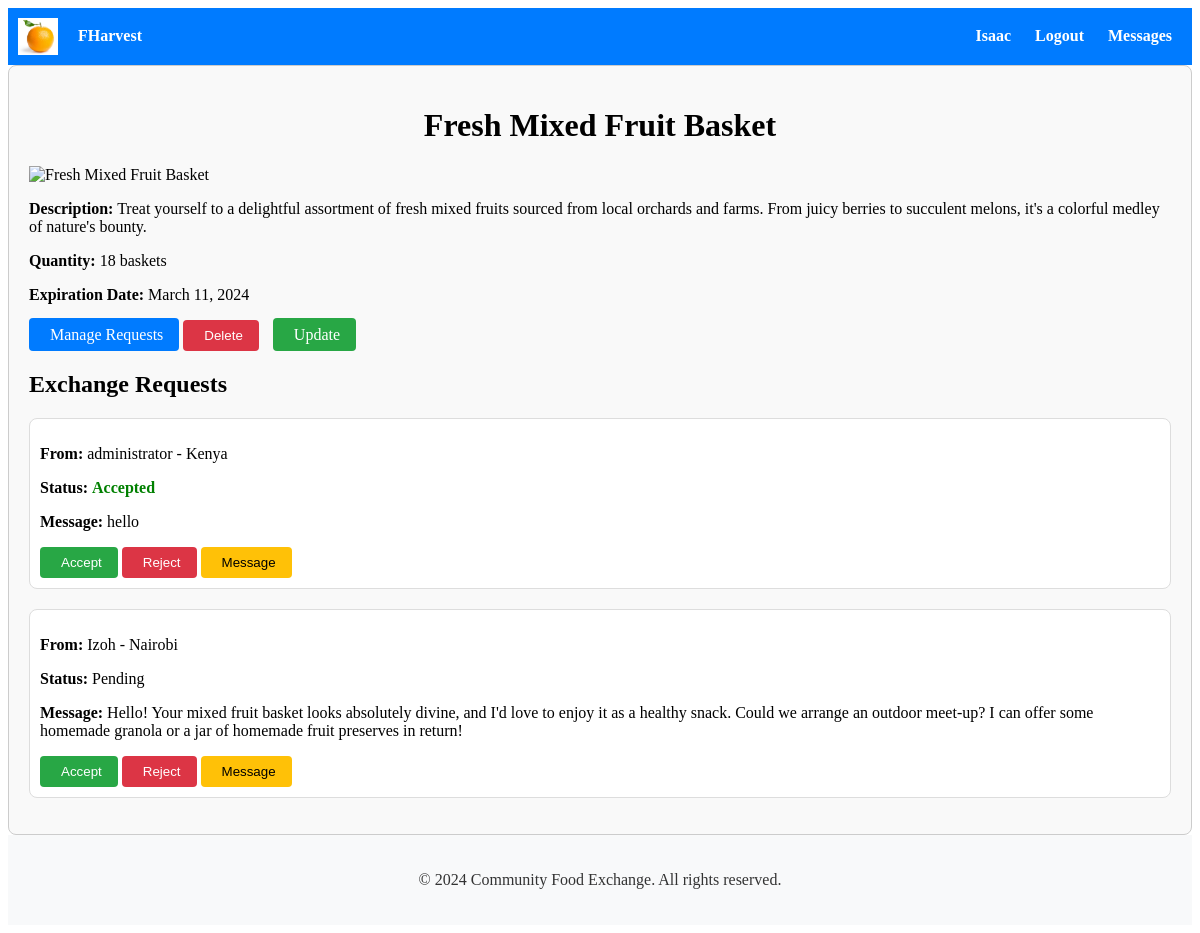
Page /listings/12/ (signed in) on the committed database.
### listings/models.py (models this page shows, shortened)
class Listing(models.Model):
    user = models.ForeignKey(User, on_delete=models.CASCADE)
    item_name = models.CharField(max_length=100)
    description = models.TextField()
    quantity = models.CharField(max_length=100)  # Change to CharField
    expiration_date = models.DateField()
    preferred_exchange_method = models.CharField(max_length=200, help_text="Preferred exchange method")  # Add preferred exchange method
    created_at = models.DateTimeField(auto_now_add=True)
    image = CloudinaryField('image')

### exchange/models.py (models this page shows, shortened)
class ExchangeRequest(models.Model):
    STATUS_CHOICES = [
        ('pending', 'Pending'),
        ('accepted', 'Accepted'),
        ('rejected', 'Rejected'),
        ('cancelled', 'Cancelled'),
    ]
    sender = models.ForeignKey(User, on_delete=models.CASCADE, related_name='exchange_sent_requests')
    receiver = models.ForeignKey(User, on_delete=models.CASCADE, related_name='exchange_received_requests')
    listing = models.ForeignKey(Listing, on_delete=models.CASCADE)
    message = models.TextField()
    status = models.CharField(max_length=20, choices=STATUS_CHOICES, default='pending')
    reason_for_cancellation = models.TextField(blank=True, null=True)
    created_at = models.DateTimeField(auto_now_add=True)

### accounts/models.py (models this page shows, shortened)
class Profile(models.Model):
    user = models.OneToOneField(User, on_delete=models.CASCADE)
    location = models.CharField(max_length=100)
    dietary_preferences = models.CharField(max_length=200)
    food_allergies = models.CharField(max_length=200)
    email = models.EmailField(blank=True, null=True)
    first_name = models.CharField(max_length=100, default=timezone.now)  # Default value set to current date and time
    last_name = models.CharField(max_length=100, blank=True)
    mobile_number = models.CharField(max_length=15, blank=True)

### listings/views.py (the view, shortened to what this page needs)
# urls.py: path('<int:pk>/', listing_detail, name='listing_detail'),
@login_required
def listing_detail(request, pk):
    listing = get_object_or_404(Listing, pk=pk)
    exchange_requests = ExchangeRequest.objects.filter(listing=listing)
    is_owner = listing.user == request.user
    can_request = not is_owner  # User cannot request their own listing
    has_sent_request = False
    if request.user.is_authenticated:
        has_sent_request = exchange_requests.filter(sender=request.user).exists()
    return render(request, 'listings/listing_detail.html', {'listing': listing, 'exchange_requests': exchange_requests, 'is_owner': is_owner, 'can_request': can_request, 'has_sent_request': has_sent_request})

### listings/templates/listings/listing_detail.html (shortened to what this page needs)
    {% extends 'accounts/base.html' %}
{% block content %}
<div class="listing-detail">
    <h1>{{ listing.item_name }}</h1>
    <img src="{{ listing.image.url }}" alt="{{ listing.item_name }}">
    <p><strong>Description:</strong> {{ listing.description }}</p>
    <p><strong>Quantity:</strong> {{ listing.quantity }}</p>
    <p><strong>Expiration Date:</strong> {{ listing.expiration_date }}</p>
    {% if user.is_authenticated %}
    <div class="action-buttons">
        {% if user == listing.user %}
            <a href="{% url 'manage_exchange_requests' listing.id %}" class="btn btn-manage-requests"> Manage Requests</a>
            <form method="post" action="{% url 'listing_delete' listing.id %}">
                <button type="button" class="btn btn-delete" id="delete-listing-btn"> Delete</button>
            </form>
            <a href="{% url 'listing_update' listing.id %}" class="btn btn-update"> Update</a>
        {% endif %}
    </div>
    {% endif %}
</div>
<div class="exchange-requests">
    <h2>Exchange Requests</h2>
    <ul>
        {% for request in exchange_requests %}
        <li>
            <p><strong>From:</strong> {% if user == listing.user %}{{ request.sender.username }} - {{ request.sender.profile.location }}{% else %}{{ request.listing.user.username }}{% endif %}</p>
            <p><strong>Status:</strong>
                {% if request.status == 'Accepted' %}
                    <span class="status accepted">Accepted</span>
                {% elif request.status == 'Rejected' %}
                    <span class="status rejected">Rejected</span>
                {% else %}
                    Pending
                {% endif %}
            </p>
            <p><strong>Message:</strong> {{ request.message }}</p>
            {% if user == listing.user %}
                <form method="post" action="{% url 'manage_exchange_requests' listing.id %}">
                    <button type="submit" name="action" value="accept" class="btn btn-accept"> Accept</button>
                    <button type="submit" name="action" value="reject" class="btn btn-reject"> Reject</button>
                    <button type="submit" name="action" value="message" class="btn btn-message"> Message</button>
                </form>
            {% endif %}
        </li>
        {% empty %}
        <li>No exchange requests yet.</li>
        {% endfor %}
    </ul>
</div>
{% endblock %}

### accounts/templates/accounts/base.html (shortened to what this page needs)
{% load static %}
<!DOCTYPE html>
<html lang="en">
<head>
    <link rel="stylesheet" type="text/css" href="{% static 'css/style.css' %}">
    <link href="https://cdn.jsdelivr.net/npm/bootstrap-icons@1.11.3/font/bootstrap-icons.css" rel="stylesheet">
    <link rel="stylesheet" href="{% static 'path/to/compiled/bootstrap-icons.css' %}">
</head>
<body>
    <nav>
        <div class="brand-name">
            <img src="{% static 'logo.png' %}" alt="Logo" class="logo">
            <a href="{% url 'home' %}" style="color: inherit; text-decoration: none;">
                FHarvest
            </a>
        </div>
        <div class="nav-links">
            {% if user.is_authenticated %}
            <a href="{% url 'profile_update' %}">
                <span class="username">{{ user.username }}</span>
            </a>
            <a href="{% url 'logout' %}">Logout</a>
            <a href="{% if latest_conversation_id %}{% url 'conversation_detail' latest_conversation_id %}{% else %}{% url 'conversation_list' %}{% endif %}">
                Messages {% if unread_messages_count %}<span class="badge">{{ unread_messages_count }}</span>{% endif %}
            </a>
            {% else %}
            <a href="{% url 'login' %}">Login</a>
            <a href="{% url 'signup' %}">Signup</a>
            {% endif %}
        </div>
    </nav>
    <div class="container">
        {% block content %}
        {% endblock %}
    </div>
    <footer>
        <p>© 2024 Community Food Exchange. All rights reserved.</p>
    </footer>
</body>
</html>

### accounts/static/css/style.css (style rules this page uses)
.container { max-width: 1200px; margin: 0 auto; padding: 2px; }
.brand-name { display: flex; align-items: center; }
.logo { width: 50px; margin-right: 10px; }
.btn { padding: 8px 16px; background-color: #007bff; color: #fff; border: none; border-radius: 4px; cursor: pointer; text-decoration: none; }
.status { font-weight: bold; }
.accepted { color: green; }
.action-buttons { display: inline-block; text-decoration: none; }
.action-buttons form, .update-btn { text-decoration: none; display: inline-block; margin-right: 10px; }
.btn-delete { background-color: #dc3545; color: #fff; text-decoration: none; }
.btn-update { background-color: #28a745; color: #fff; text-decoration: none; }
.btn-accept { background-color: #28a745; color: #fff; text-decoration: none; }
.btn-reject { background-color: #dc3545; color: #fff; text-decoration: none; }
.btn-message { background-color: #ffc107; color: #000; text-decoration: none; }
.container { max-width: 800px; margin: 0 auto; }
.container { max-width: 800px; margin: 20px auto; padding: 2px; border: 1px solid #ccc; border-radius: 8px; background-color: #f9f9f9; }
.container h1 { text-align: center; }
.container ul { list-style: none; padding: 0; }
.container li { margin-bottom: 20px; padding: 10px; border: 1px solid #ddd; border-radius: 8px; background-color: #fff; }
.container li:last-child { margin-bottom: 0; }

### accounts/templates/accounts/base.html (style rules this page uses)
nav { background-color: #007bff; color: #fff; padding: 10px; display: flex; justify-content: space-between; align-items: center; }
nav a { color: #fff; text-decoration: none; margin: 0 10px; font-weight: bold; }
.brand-name { cursor: pointer; display: flex; align-items: center; }
.logo { width: 40px; height: auto; margin-right: 10px; }
footer { background-color: #f8f9fa; color: #333; padding: 20px; text-align: center; }
.container { max-width: 100%; margin: 0 auto; padding: 20px; box-sizing: border-box; }

### rows in the picture
Listing: item_name "Fresh Mixed Fruit Basket", description "Treat yourself to a delightful assortment of fresh mixed fruits sourced from local orchards and farms. From juicy berries to succulent melons, it's a colorful medley of nature's bounty.", quantity "18 baskets", expiration_date "March 11, 2024"
ExchangeRequest: sender.username "administrator", sender.profile.location "Kenya", status "Accepted", message "hello"
ExchangeRequest: sender.username "Izoh", sender.profile.location "Nairobi", status "Pending", message "Hello! Your mixed fruit basket looks absolutely divine, and I'd love to enjoy it as a healthy snack. Could we arrange an outdoor meet-up? I can offer some homemade granola or a jar of homemade fruit preserves in return!"

### other values in the picture
{{ user.username }} "Isaac"
